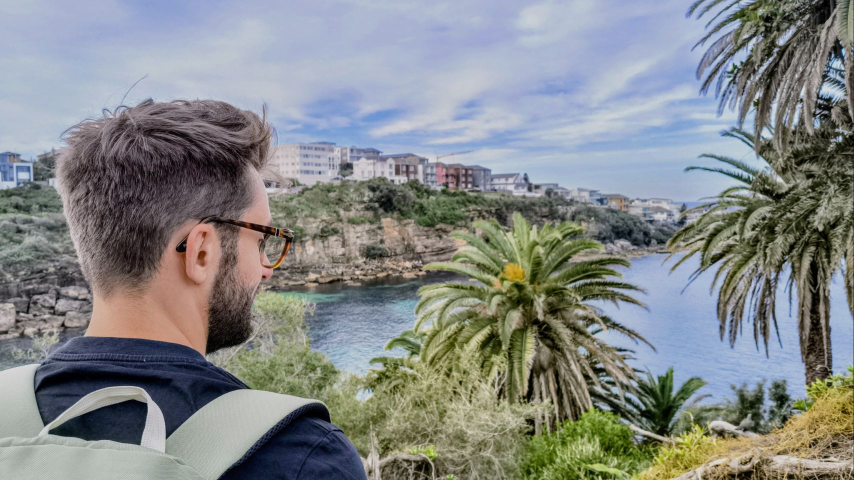
#> input picture assets/scenes/bay_raw.jpg, 1707 x 960 px, found by its file name (shown at 1/2 size)
$ python make-og.py
#> lines starting #> are read from the running program, lines starting #| are printed output that depends on the picture
#!/usr/bin/env python3
"""
Regenerate assets/og-cover.jpg — the link-preview image.

It's the BAY scene cut down the middle: raw photo on the left, panoptic
masks on the right, with a lit scanline on the seam (the same move the hero
carousel makes, frozen into one frame). The split sits just past the face,
so a preview shows both who you are and what you do.

Run from the repo root:  python3 tools/make-og.py
Needs Pillow + numpy:    pip install pillow numpy
"""
from PIL import Image, ImageDraw, ImageFilter
import numpy as np

SCENE = "bay"          # which scene to use (needs <scene>_raw.jpg + <scene>_pan.png)
SPLIT = 0.34           # where the seam falls, as a fraction of the width
OUT_W, OUT_H = 1200, 630   # the size every social crawler expects

raw = Image.open(f"assets/scenes/{SCENE}_raw.jpg").convert("RGB")
#> raw is the input picture: PIL image 1707x960 RGB; mean R, G, B 131.9, 135.7, 135.7
pan = Image.open(f"assets/scenes/{SCENE}_pan.png").convert("RGBA").resize(raw.size, Image.LANCZOS)
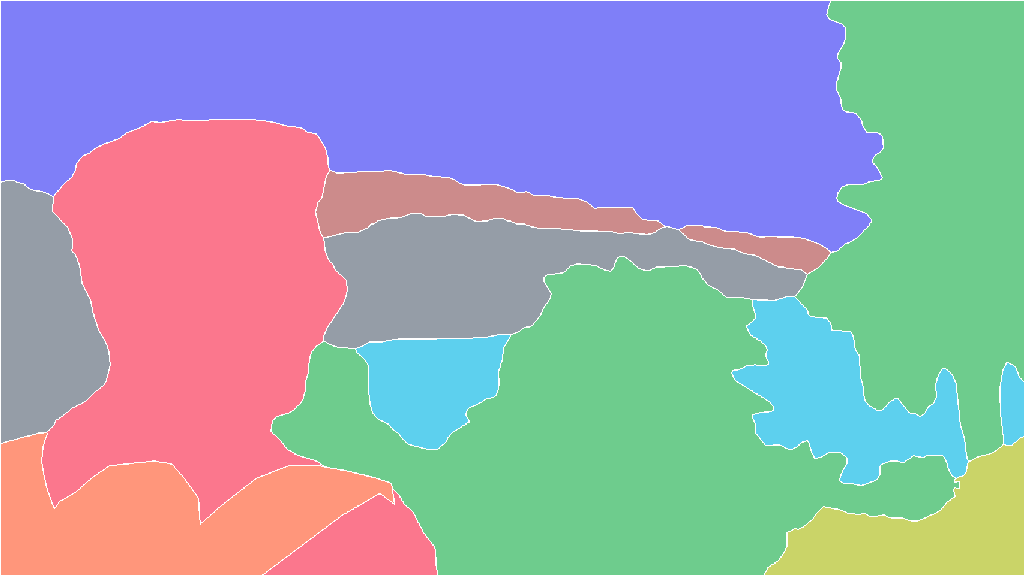
#> input picture assets/scenes/bay_pan.png, 1024 x 575 px, found by its file name

# crop to the 1200x630 aspect, centred vertically
w, h = raw.size
#> w = 1707; h = 960
new_h = int(w / (OUT_W / OUT_H))
#> new_h = 896
box = (0, (h - new_h) // 2, w, (h - new_h) // 2 + new_h)
#> box = (0, 32, 1707, 928)
raw_c = raw.crop(box).resize((OUT_W, OUT_H), Image.LANCZOS)
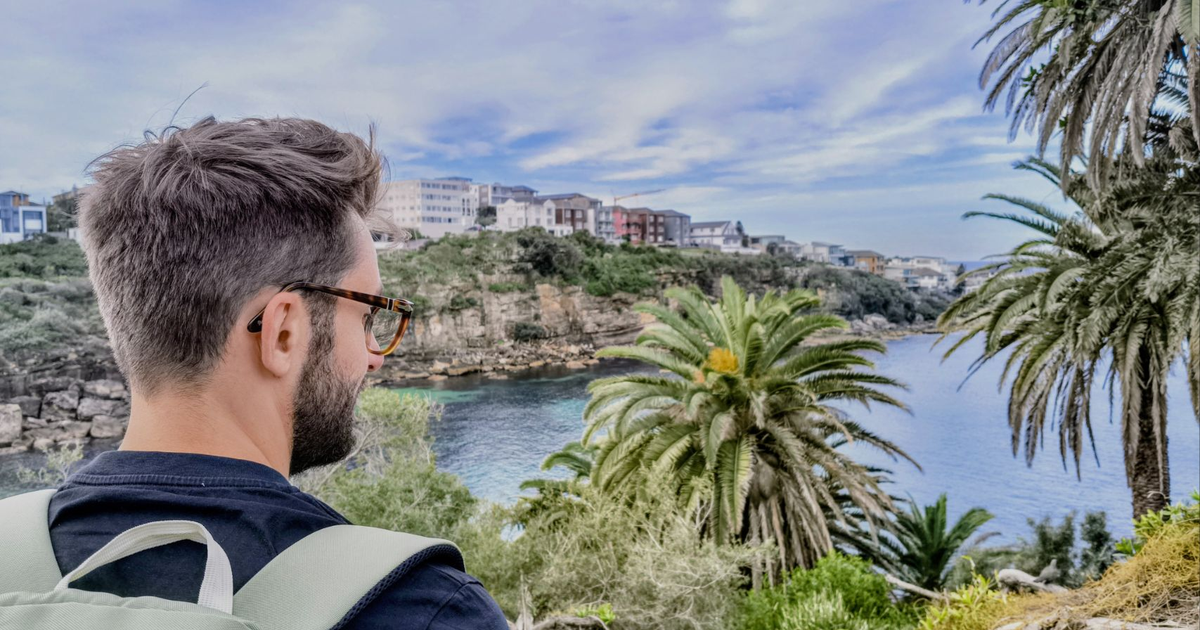
#> raw_c: PIL image 1200x630 RGB; mean R, G, B 131.5, 135.1, 135
pan_c = pan.crop(box).resize((OUT_W, OUT_H), Image.LANCZOS)
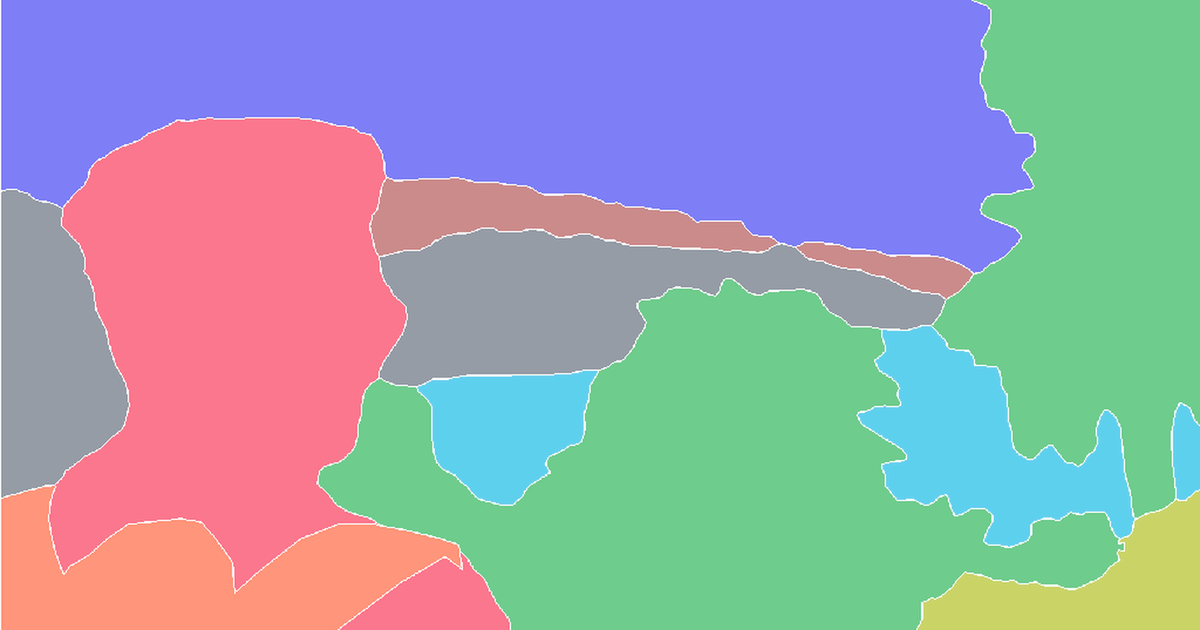
#> pan_c: PIL image 1200x630 RGBA; mean R, G, B, A 102.1, 115.6, 135.2, 168.8; transparent parts drawn white

# masks composited over the photo, then pasted onto the right half only
blended = raw_c.copy()
blended.paste(pan_c, (0, 0), pan_c)
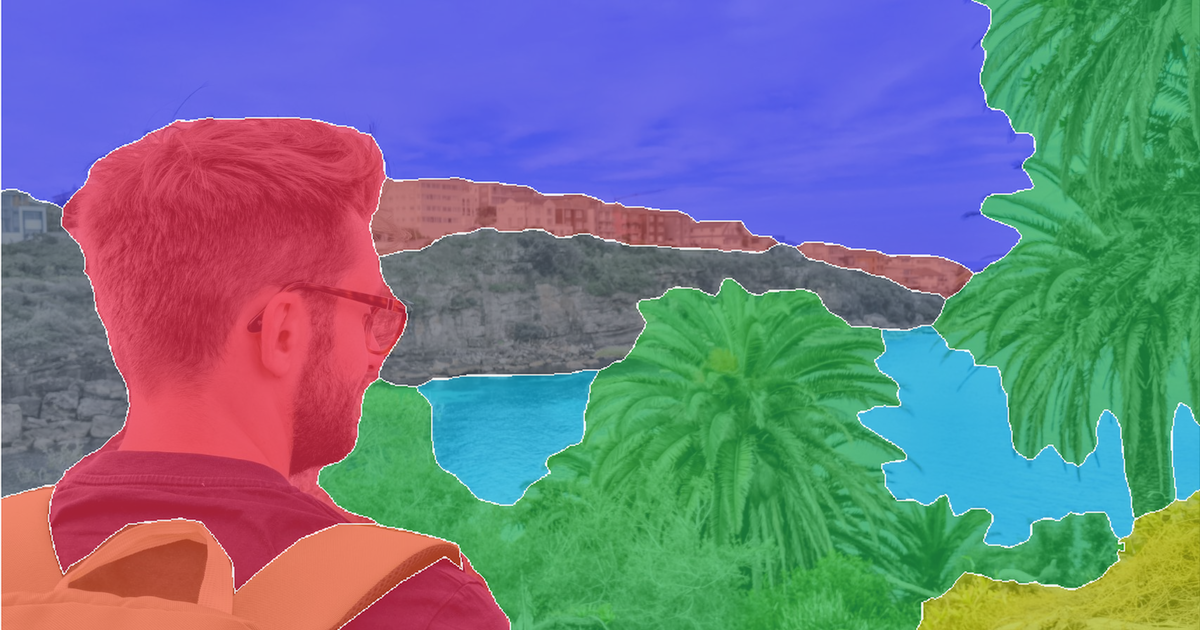
#> blended: PIL image 1200x630 RGB; mean R, G, B 112.5, 122.6, 135.4

x = int(OUT_W * SPLIT)
out = raw_c.copy()
out.paste(blended.crop((x, 0, OUT_W, OUT_H)), (x, 0))

# additive cyan glow on the seam, then a crisp white line on top
glow = Image.new("RGB", (OUT_W, OUT_H), (0, 0, 0))
#> glow: PIL image 1200x630 RGB; every value is 0
ImageDraw.Draw(glow).rectangle([x - 3, 0, x + 3, OUT_H], fill=(108, 196, 232))
glow = glow.filter(ImageFilter.GaussianBlur(14))
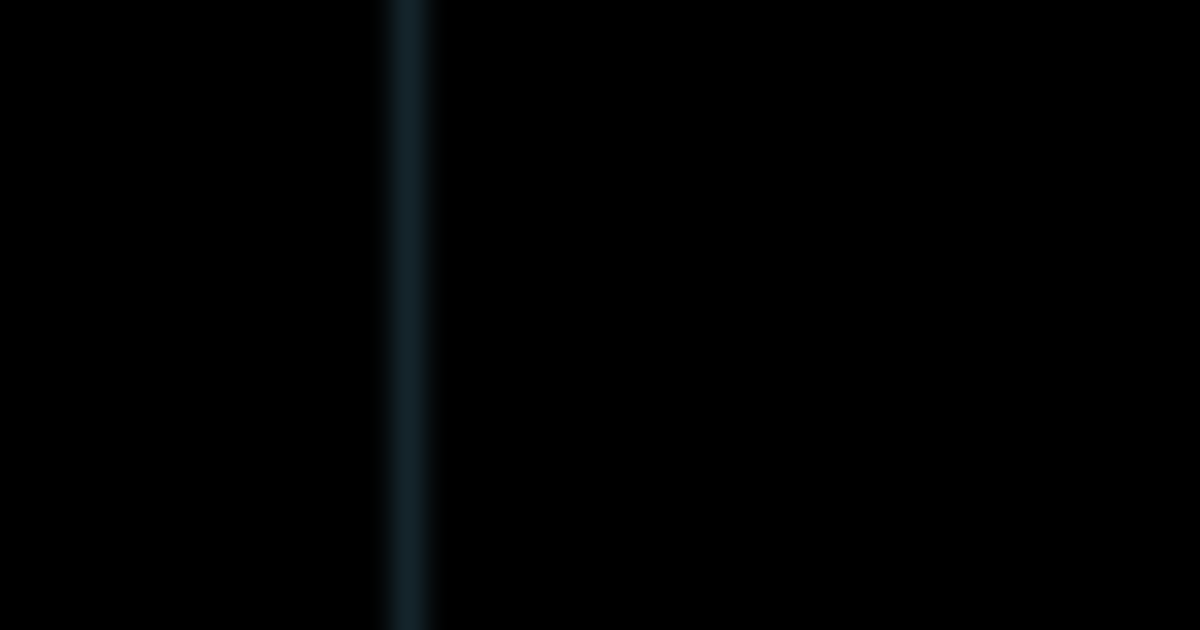
#> glow: PIL image 1200x630 RGB; mean R, G, B 0.6, 1.1, 1.3
out = Image.fromarray(
    np.clip(np.asarray(out).astype(np.int16) + np.asarray(glow).astype(np.int16), 0, 255).astype("uint8")
)
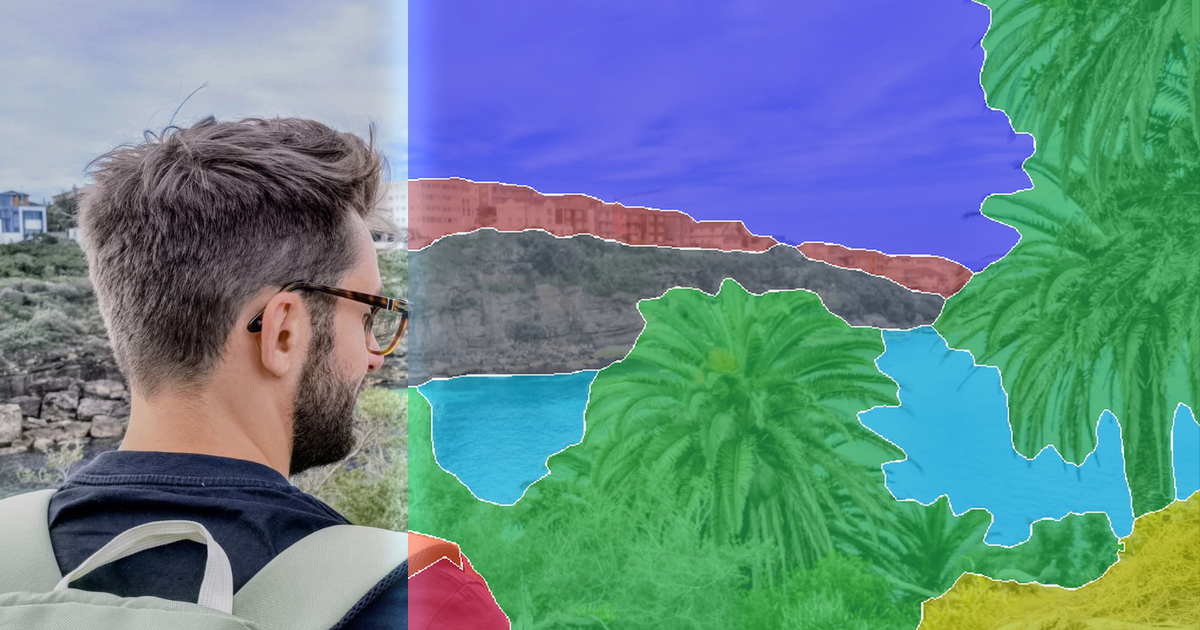
#> out: PIL image 1200x630 RGB; mean R, G, B 101.1, 135.6, 138.5
ImageDraw.Draw(out).line([(x, 0), (x, OUT_H)], fill=(255, 255, 255), width=2)

out.save("assets/og-cover.jpg", quality=88, optimize=True)
print(f"wrote assets/og-cover.jpg ({out.size[0]}x{out.size[1]})")
#| wrote assets/og-cover.jpg (1200x630)
